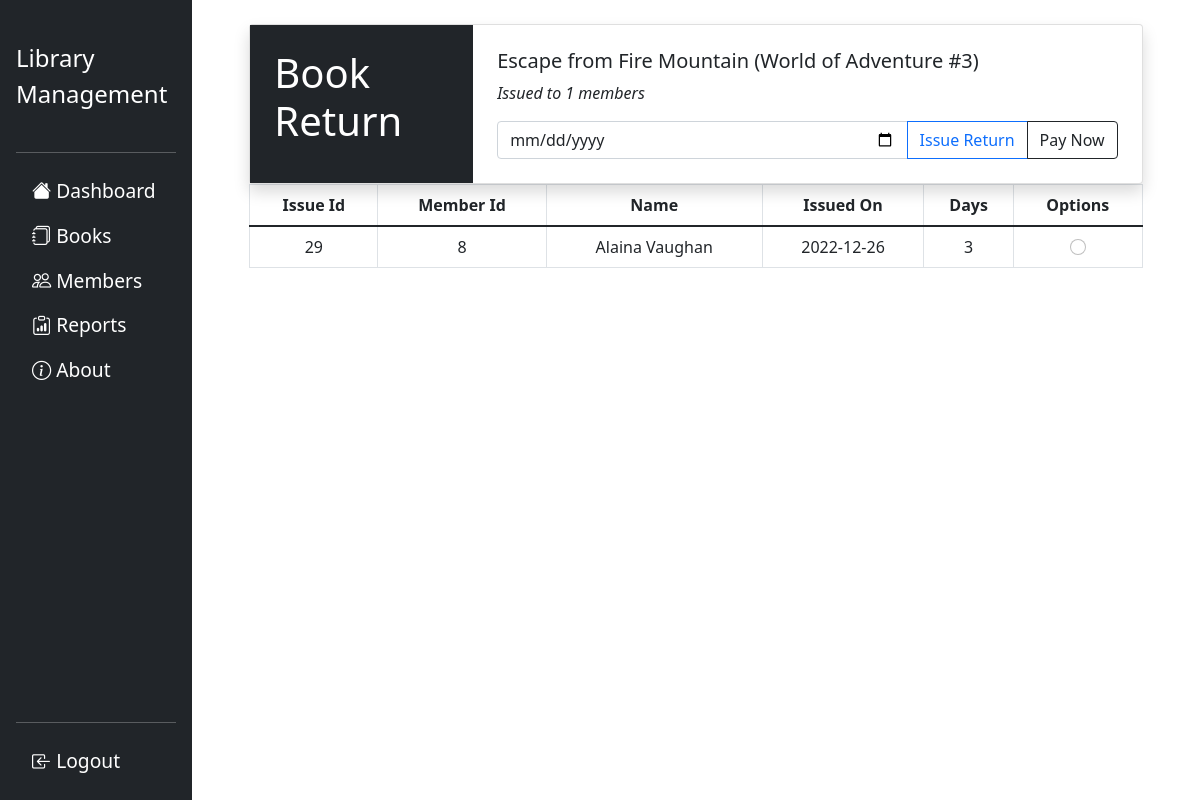
/issue_return/2912 (signed in), run on the app's committed database.
### flasklib/models.py (models this page shows, shortened)
class Book(db.Model):
    bid=db.Column(db.Integer,primary_key=True)
    title=db.Column(db.String,nullable=False)
    authors=db.Column(db.String,nullable=False)
    average_rating=db.Column(db.String,nullable=False)
    isbn=db.Column(db.String,nullable=False)
    publisher=db.Column(db.String,nullable=False)
    publish_date=db.Column(db.String,nullable=False)
    quantity=db.Column(db.Integer,nullable=False,default=5)
    availability=db.Column(db.Integer,nullable=False,default=5)
    borrowers=db.Column(db.String,db.ForeignKey('member.mid'),default='')

class BookIssue(db.Model):
    issue_id=db.Column(db.Integer,primary_key=True)
    days=db.Column(db.Integer,nullable=False,default=7)
    bid=db.Column(db.Integer,nullable=False)
    mid=db.Column(db.Integer,db.ForeignKey('member.mid'),default='')
    issue_date=db.Column(db.DateTime,nullable=False,default=datetime.utcnow)
    due_date=db.Column(db.DateTime,nullable=False)
    fee=db.Column(db.Float)
    returned=db.Column(db.Boolean,nullable=False,default=0)

class Member(db.Model):
    mid=db.Column(db.Integer,primary_key=True)
    mname=db.Column(db.String(20),nullable=False)
    email=db.Column(db.String,unique=True,nullable=False)
    contact=db.Column(db.String(12),nullable=False)
    date_added=db.Column(db.DateTime,default=datetime.utcnow)
    debt=db.Column(db.Float,nullable=False,default=0)
    dues=db.Column(db.String,default='')
    books=db.relationship('Book',backref='issued_to',lazy=True)
    issues=db.relationship('BookIssue',backref='issues',lazy=True)

### flasklib/issues/routes.py (the view, shortened to what this page needs)
@issues.route("/issue_return/<int:bid>",methods=['GET','POST'])
@login_required
def issue_return(bid):
    form=IssueReturnForm()
    issues=BookIssue.query.filter_by(bid=bid,returned=0).all()
    book=Book.query.get(bid)
    return render_template('templates_issues/return.html',title='Issue a Book Return',form=form,issues=issues,book=book)

### flasklib/issues/forms.py (shortened to what this page needs)
class IssueReturnForm(FlaskForm):
    date=DateField('Date')
    memberRadio=StringField()

### flasklib/models.py (called while the page is built)
@login_manager.user_loader
def load_user(user_id):
    return Admin.query.get(int(user_id))

### flasklib/templates/templates_issues/return.html (shortened to what this page needs)
{% extends 'layout.html' %}
{% block content %}
<div class="container col-11">
    <div class="card shadow rounded">
        <div class="row g-0">
            <div class="col-md-3" style="background-color:rgb(33,37,41);">
                <h1 class="text-white m-4 display-6">Book Return</h1>
            </div>
            <div class="col-md-9 p-2">
                <div class="card-body">
                    <h5>{{ book.title }}</h5>
                    <p><em>Issued to {{ issues|length }} members</em></p>
                    <form class="d-grid" action="/issue_return/{{book.bid}}" method="POST" style="display: inline;">
                        <div class="input-group">
                            {{ form.date(class="form-control",type="date")}}
                            <input type="submit" name="submit_return" value="Issue Return"
                                class="btn btn-outline-primary">
                            <input type="submit" name="submit_return" value="Pay Now"
                                class="btn btn-outline-dark">
                        </div>
                </div>
            </div>
        </div>
    </div>
    {% if issues|length> 0 %}
    <div class="table-responsive container px-0">
        <table class="table align-middle table-bordered">
            <thead>
                <tr class="text-center">
                    <th scope="col">Issue Id</th>
                    <th scope="col">Member Id</th>
                    <th scope="col">Name</th>
                    <th scope="col">Issued On</th>
                    <th scope="col">Days</th>
                    <th scope="col">Options</th>
                </tr>
            </thead>
            <tbody>
                {% for issue in issues %}
                <tr class="text-center">
                    <td>{{ issue.issue_id }}</td>
                    <td>{{ issue.mid }}</td>
                    <td>{{ issue.issues.mname }}</td>
                    <td>{{ issue.issue_date.date() }}</td>
                    <td>{{ issue.days }}</td>
                    <td>
                        {{ form.memberRadio(class="form-check-input",type="radio",id="memberRadio",value=issue.mid) }}
                    </td>
                </tr>
                {% endfor %}
                {% endif %}
            </tbody>
        </table>
    </div>
</div>
{% endblock content %}

### data on the page
Book: title "Escape from Fire Mountain (World of Adventure #3)"
BookIssue: issue_id "29", mid "8", issues.mname "Alaina Vaughan", issue_date "2022-12-26", days "3"

### other printed values
{{ issues|length }} "1"
